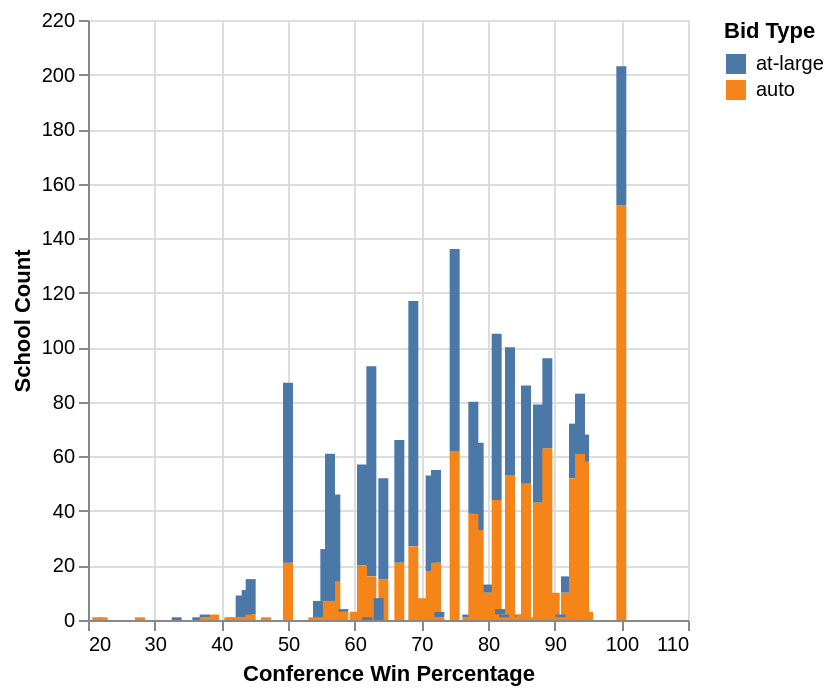

Write notebook code for a chart like this one.
### Markdown cell above
Visualization 2: Ratio of bid types at Different Win Pct (Conference)

This is supplementary to the first visualization and acts as a way to fully confirm the validity of the bid type distributions. Auto bids are granted to teams that win the conference while at-large bids are granted to teams with strong performance. The ratio of auto to at-large bids is surpassed at higher win percentage. (EDIT FOR LATER)

### Code cell
wba_visual2 = alt.Chart(women_basketball_drop).mark_bar().encode(
    alt.X("conf_wins_pct").title("Conference Win Percentage"),
    alt.Y("count()").title("School Count"),
    alt.Color("bid").title("Bid Type")
)
wba_visual2

### Figure 1 — Vega-Lite specification as saved in the notebook (floating-point values rounded to 4 significant figures; data arrays with more than 128 entries replaced by an {"elided": "..."} marker saying what was removed)
{"config": {"view": {"continuousWidth": 300, "continuousHeight": 300}}, "data": {"name": "data-93e62d7efc1f54a885d1940fc20a7c5e"}, "mark": {"type": "bar"}, "encoding": {"color": {"field": "bid", "title": "Bid Type", "type": "nominal"}, "x": {"field": "conf_wins_pct", "title": "Conference Win Percentage", "type": "quantitative"}, "y": {"aggregate": "count", "title": "School Count", "type": "quantitative"}}, "$schema": "https://vega.github.io/schema/vega-lite/v5.20.1.json", "datasets": {"data-93e62d7efc1f54a885d1940fc20a7c5e": {"elided": "2092 records"}}}
